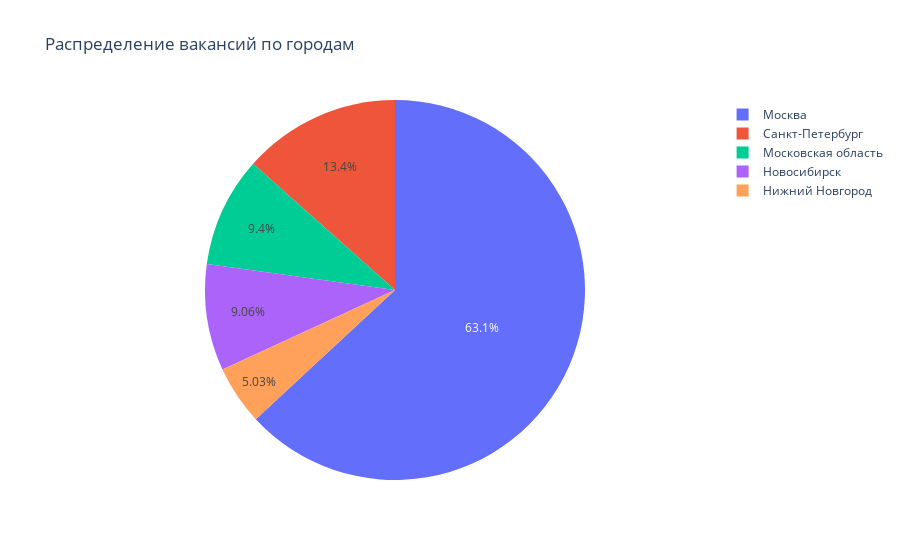

The code cell stored with this chart in its notebook:
### Markdown cell above
В каких городах больше всего вакансий для Data Scientists?

### Code cell
cities = df['address'].value_counts()[:5]

trace0 = go.Pie(
    name = "",
    values = cities.values,
    labels = cities.index,
    hovertemplate = "<b>%{label}</b><br>Доля: %{percent} </br>Количество: %{value} вакансий"
)
layout= go.Layout(
    title= 'Распределение вакансий по городам'
)
fig = go.Figure(data = [trace0], layout = layout)
fig.show()

### Figure 1 — Plotly figure (JSON) as saved in the notebook; plotly's stock layout.template omitted (floating-point values rounded to 4 significant figures)
{"data": [{"hovertemplate": "<b>%{label}</b><br>Доля: %{percent} </br>Количество: %{value} вакансий", "labels": ["Москва", "Санкт-Петербург", "Московская область", "Новосибирск", "Нижний Новгород"], "name": "", "type": "pie", "values": [188, 40, 28, 27, 15]}], "layout": {"title": {"text": "Распределение вакансий по городам"}}}
